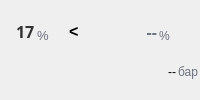
                  <widget class="QFrame" name="frame_calcPressureBalance">
                   <property name="sizePolicy">
                    <sizepolicy hsizetype="Maximum" vsizetype="Maximum">
                     <horstretch>0</horstretch>
                     <verstretch>0</verstretch>
                    </sizepolicy>
                   </property>
                   <property name="frameShape">
                    <enum>QFrame::Shape::NoFrame</enum>
                   </property>
                   <layout class="QVBoxLayout" name="verticalLayout_34">
                    <property name="spacing">
                     <number>2</number>
                    </property>
                    <property name="leftMargin">
                     <number>0</number>
                    </property>
                    <property name="topMargin">
                     <number>0</number>
                    </property>
                    <property name="rightMargin">
                     <number>0</number>
                    </property>
                    <property name="bottomMargin">
                     <number>0</number>
                    </property>
                    <item>
                     <widget class="QFrame" name="frame_comparePercentBalance">
                      <property name="sizePolicy">
                       <sizepolicy hsizetype="Preferred" vsizetype="Maximum">
                        <horstretch>0</horstretch>
                        <verstretch>0</verstretch>
                       </sizepolicy>
                      </property>
                      <property name="frameShape">
                       <enum>QFrame::Shape::NoFrame</enum>
                      </property>
                      <layout class="QHBoxLayout" name="horizontalLayout_37">
                       <property name="spacing">
                        <number>4</number>
                       </property>
                       <property name="leftMargin">
                        <number>0</number>
                       </property>
                       <property name="topMargin">
                        <number>0</number>
                       </property>
                       <property name="rightMargin">
                        <number>0</number>
                       </property>
                       <property name="bottomMargin">
                        <number>0</number>
                       </property>
                       <item>
                        <widget class="QFrame" name="frame_pressureBalancePercent_Card">
                         <property name="sizePolicy">
                          <sizepolicy hsizetype="Maximum" vsizetype="Maximum">
                           <horstretch>0</horstretch>
                           <verstretch>0</verstretch>
                          </sizepolicy>
                         </property>
                         <property name="frameShape">
                          <enum>QFrame::Shape::NoFrame</enum>
                         </property>
                         <layout class="QHBoxLayout" name="horizontalLayout_45">
                          <property name="spacing">
                           <number>2</number>
                          </property>
                          <property name="leftMargin">
                           <number>0</number>
                          </property>
                          <property name="topMargin">
                           <number>0</number>
                          </property>
                          <property name="rightMargin">
                           <number>0</number>
                          </property>
                          <property name="bottomMargin">
                           <number>0</number>
                          </property>
                          <item>
                           <widget class="QLabel" name="label_pressureBalancePercent_Value">
                            <property name="sizePolicy">
                             <sizepolicy hsizetype="Maximum" vsizetype="Preferred">
                              <horstretch>0</horstretch>
                              <verstretch>0</verstretch>
                             </sizepolicy>
                            </property>
                            <property name="font">
                             <font>
                              <family>JetBrains Mono</family>
                              <pointsize>12</pointsize>
                              <bold>true</bold>
                             </font>
                            </property>
                            <property name="styleSheet">
                             <string notr="true">color: #333333;
</string>
                            </property>
                            <property name="text">
                             <string>17</string>
                            </property>
                           </widget>
                          </item>
                          <item>
                           <widget class="QLabel" name="label_pressureBalancePercent_Unit">
                            <property name="sizePolicy">
                             <sizepolicy hsizetype="Maximum" vsizetype="Preferred">
                              <horstretch>0</horstretch>
                              <verstretch>0</verstretch>
                             </sizepolicy>
                            </property>
                            <property name="font">
                             <font>
                              <pointsize>10</pointsize>
                             </font>
                            </property>
                            <property name="layoutDirection">
                             <enum>Qt::LayoutDirection::LeftToRight</enum>
                            </property>
                            <property name="styleSheet">
                             <string notr="true">color: #6B7280;</string>
                            </property>
                            <property name="text">
                             <string>%</string>
                            </property>
                            <property name="alignment">
                             <set>Qt::AlignmentFlag::AlignBottom|Qt::AlignmentFlag::AlignLeading|Qt::AlignmentFlag::AlignLeft</set>
                            </property>
                           </widget>
                          </item>
                         </layout>
                        </widget>
                       </item>
                       <item>
                        <widget class="QLabel" name="label_29">
                         <property name="sizePolicy">
                          <sizepolicy hsizetype="Maximum" vsizetype="Expanding">
                           <horstretch>0</horstretch>
                           <verstretch>0</verstretch>
                          </sizepolicy>
                         </property>
                         <property name="font">
                          <font>
                           <pointsize>12</pointsize>
                           <bold>true</bold>
                          </font>
                         </property>
                         <property name="text">
                          <string>&lt;</string>
                         </property>
                        </widget>
                       </item>
                       <item>
                        <widget class="QFrame" name="frame_calcPressureBalancePercent_Card">
                         <property name="sizePolicy">
                          <sizepolicy hsizetype="Maximum" vsizetype="Maximum">
                           <horstretch>0</horstretch>
                           <verstretch>0</verstretch>
                          </sizepolicy>
                         </property>
                         <property name="frameShape">
                          <enum>QFrame::Shape::NoFrame</enum>
                         </property>
                         <layout class="QHBoxLayout" name="horizontalLayout_53">
                          <property name="spacing">
                           <number>2</number>
                          </property>
                          <property name="leftMargin">
                           <number>0</number>
                          </property>
                          <property name="topMargin">
                           <number>0</number>
                          </property>
                          <property name="rightMargin">
                           <number>0</number>
                          </property>
                          <property name="bottomMargin">
                           <number>0</number>
                          </property>
                          <item>
                           <widget class="QLabel" name="label_calcPressureBalancePercent_Value">
                            <property name="sizePolicy">
                             <sizepolicy hsizetype="Minimum" vsizetype="Preferred">
                              <horstretch>0</horstretch>
                              <verstretch>0</verstretch>
                             </sizepolicy>
                            </property>
                            <property name="minimumSize">
                             <size>
                              <width>58</width>
                              <height>0</height>
                             </size>
                            </property>
                            <property name="font">
                             <font>
                              <family>JetBrains Mono</family>
                              <pointsize>12</pointsize>
                              <bold>true</bold>
                             </font>
                            </property>
                            <property name="styleSheet">
                             <string notr="true">color: #6B7280;</string>
                            </property>
                            <property name="text">
                             <string>--</string>
                            </property>
                            <property name="alignment">
                             <set>Qt::AlignmentFlag::AlignRight|Qt::AlignmentFlag::AlignTrailing|Qt::AlignmentFlag::AlignVCenter</set>
                            </property>
                           </widget>
                          </item>
                          <item>
                           <widget class="QLabel" name="label_calcPressureBalancePercent_Unit">
                            <property name="sizePolicy">
                             <sizepolicy hsizetype="Maximum" vsizetype="Preferred">
                              <horstretch>0</horstretch>
                              <verstretch>0</verstretch>
                             </sizepolicy>
                            </property>
                            <property name="minimumSize">
                             <size>
                              <width>22</width>
                              <height>0</height>
                             </size>
                            </property>
                            <property name="layoutDirection">
                             <enum>Qt::LayoutDirection::LeftToRight</enum>
                            </property>
                            <property name="styleSheet">
                             <string notr="true">color: #6B7280;</string>
                            </property>
                            <property name="text">
                             <string>%</string>
                            </property>
                            <property name="alignment">
                             <set>Qt::AlignmentFlag::AlignBottom|Qt::AlignmentFlag::AlignLeading|Qt::AlignmentFlag::AlignLeft</set>
                            </property>
                           </widget>
                          </item>
                         </layout>
                        </widget>
                       </item>
                      </layout>
                     </widget>
                    </item>
                    <item>
                     <widget class="QFrame" name="frame_calcPressureBalance_Card">
                      <property name="sizePolicy">
                       <sizepolicy hsizetype="Preferred" vsizetype="Maximum">
                        <horstretch>0</horstretch>
                        <verstretch>0</verstretch>
                       </sizepolicy>
                      </property>
                      <property name="contextMenuPolicy">
                       <enum>Qt::ContextMenuPolicy::NoContextMenu</enum>
                      </property>
                      <property name="layoutDirection">
                       <enum>Qt::LayoutDirection::LeftToRight</enum>
                      </property>
                      <property name="autoFillBackground">
                       <bool>false</bool>
                      </property>
                      <property name="frameShape">
                       <enum>QFrame::Shape::NoFrame</enum>
                      </property>
                      <layout class="QHBoxLayout" name="horizontalLayout_41">
                       <property name="spacing">
                        <number>2</number>
                       </property>
                       <property name="leftMargin">
                        <number>0</number>
                       </property>
                       <property name="topMargin">
                        <number>0</number>
                       </property>
                       <property name="rightMargin">
                        <number>0</number>
                       </property>
                       <property name="bottomMargin">
                        <number>0</number>
                       </property>
                       <item>
                        <widget class="QLabel" name="label_calcPressureBalance">
                         <property name="sizePolicy">
                          <sizepolicy hsizetype="Preferred" vsizetype="Preferred">
                           <horstretch>0</horstretch>
                           <verstretch>0</verstretch>
                          </sizepolicy>
                         </property>
                         <property name="text">
                          <string>--</string>
                         </property>
                         <property name="alignment">
                          <set>Qt::AlignmentFlag::AlignRight|Qt::AlignmentFlag::AlignTrailing|Qt::AlignmentFlag::AlignVCenter</set>
                         </property>
                        </widget>
                       </item>
                       <item>
                        <widget class="QLabel" name="label_calcPressureBalance_Unit">
                         <property name="sizePolicy">
                          <sizepolicy hsizetype="Maximum" vsizetype="Preferred">
                           <horstretch>0</horstretch>
                           <verstretch>0</verstretch>
                          </sizepolicy>
                         </property>
                         <property name="minimumSize">
                          <size>
                           <width>22</width>
                           <height>0</height>
                          </size>
                         </property>
                         <property name="layoutDirection">
                          <enum>Qt::LayoutDirection::LeftToRight</enum>
                         </property>
                         <property name="styleSheet">
                          <string notr="true">color: #6B7280;</string>
                         </property>
                         <property name="text">
                          <string>бар</string>
                         </property>
                         <property name="alignment">
                          <set>Qt::AlignmentFlag::AlignBottom|Qt::AlignmentFlag::AlignLeading|Qt::AlignmentFlag::AlignLeft</set>
                         </property>
                        </widget>
                       </item>
                      </layout>
                     </widget>
                    </item>
                   </layout>
                  </widget>
